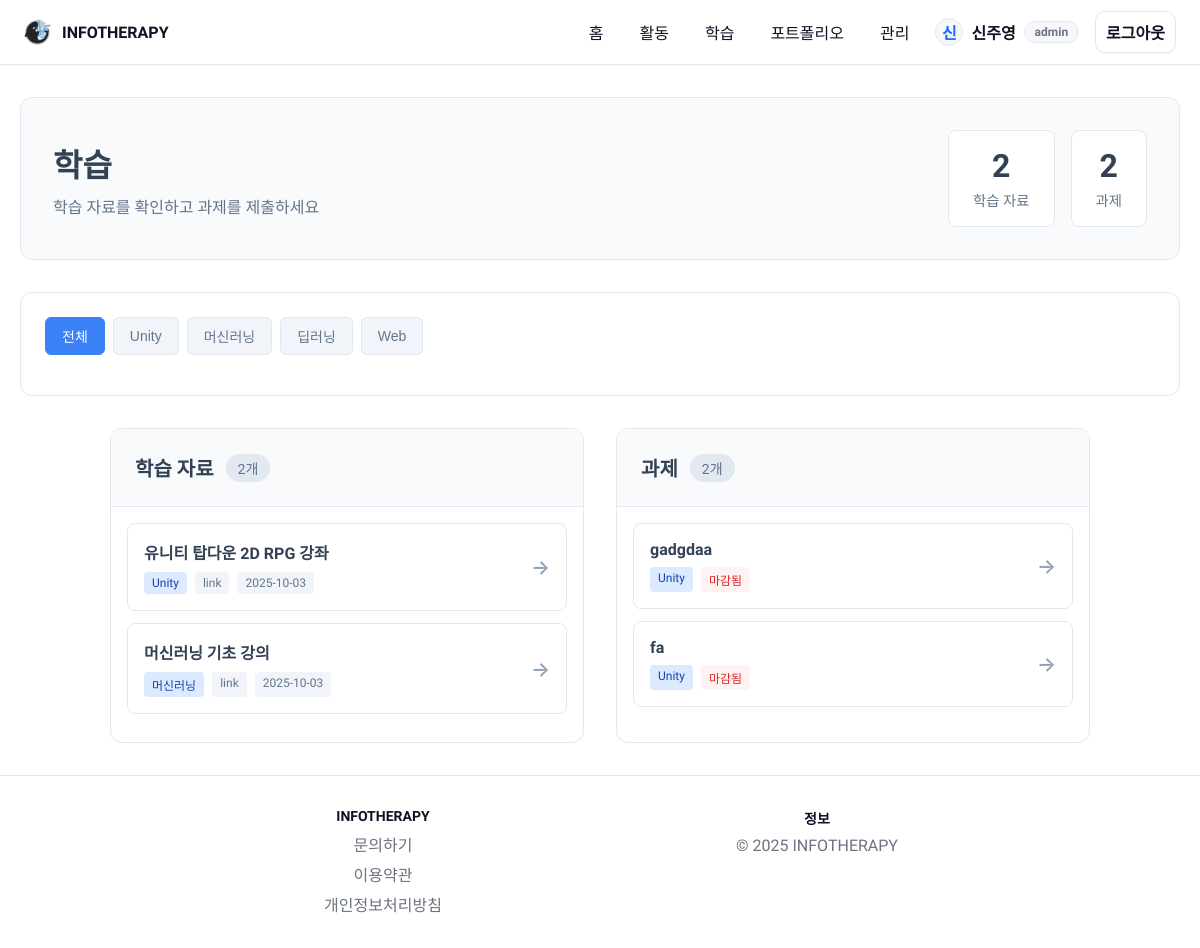
Screenshot of /learn (signed in) with the database file from the repository.
### tables this page shows
CREATE TABLE materials (
              id INTEGER PRIMARY KEY AUTOINCREMENT,
              title TEXT NOT NULL,
              type TEXT,
              category TEXT,
              date TEXT,
              content TEXT
            );

CREATE TABLE assignments (
              id INTEGER PRIMARY KEY AUTOINCREMENT,
              title TEXT NOT NULL,
              due TEXT,
              description TEXT,
              category TEXT
            , file_path TEXT, file_paths TEXT DEFAULT '[]');

### app.py (the view, shortened to what this page needs)
    @app.route("/learn")
    def learn():
        with get_db() as cx:
            materials = cx.execute("SELECT id, title, type, category, date, content FROM materials ORDER BY date DESC").fetchall()
            assignments_rows = cx.execute("SELECT id, title, due, description, category, file_path, file_paths FROM assignments ORDER BY id DESC").fetchall()
        def is_overdue(due_str: str) -> bool:
            if not due_str:
                return False
            try:
                from zoneinfo import ZoneInfo
                seoul = ZoneInfo("Asia/Seoul")
                now_local = datetime.now(seoul_tz)
            except Exception:
                seoul = None
                now_local = datetime.now(seoul_tz)
            for fmt in ("%Y-%m-%d %H:%M", "%Y-%m-%d"):
                try:
                    due_dt = datetime.strptime(due_str.strip(), fmt)
                    if fmt == "%Y-%m-%d":
                        due_dt = due_dt.replace(hour=23, minute=59, second=59)
                    if seoul:
                        due_dt = due_dt.replace(tzinfo=seoul)
                    return now_local > due_dt
                except Exception:
                    continue
            return False
        assignments = []
        submission_map = {}
        if session.get("uid"):
            with get_db() as cx:
                rows = cx.execute(
                    "SELECT assignment_title, IFNULL(category,'') AS category, created_at FROM submissions WHERE user_id=?",
                    (session.get("uid"),),
                ).fetchall()
            submission_map = {f"{r['assignment_title']}|{r['category']}": r["created_at"] for r in rows}
        for a in assignments_rows:
            d = dict(a)
            d["overdue"] = is_overdue(d.get("due", ""))
            key = f"{d.get('title')}|{d.get('category') or ''}"
            d["submitted_at"] = submission_map.get(key)
            assignments.append(d)
        user_interests = []
        if session.get("uid"):
            with get_db() as cx:
                user_row = cx.execute("SELECT interests FROM users WHERE id=?", (session.get("uid"),)).fetchone()
                if user_row and user_row['interests']:
                    try:
                        user_interests = json.loads(user_row['interests'])
                    except:
                        user_interests = []
        category_stats = {}
        categories = ['unity', 'ml', 'dl', 'web']
        for category in categories:
            category_assignments = [a for a in assignments if a.get('category') == category]
            total_assignments = len(category_assignments)
            submitted_assignments = [a for a in category_assignments if a.get('submitted_at')]
            submitted_count = len(submitted_assignments)
            submission_rate = (submitted_count / total_assignments * 100) if total_assignments > 0 else 0
        return render_template("learn.html", materials=materials, assignments=assignments, user_interests=user_interests, category_stats=category_stats)

### templates/learn.html (shortened to what this page needs)
{% extends 'base.html' %}
{% block content %}
  <div class="learn-header">
    <div class="learn-title">
      <h1>학습</h1>
      <p>학습 자료를 확인하고 과제를 제출하세요</p>
    </div>
    <div class="learn-stats">
      <div class="stat-card">
        <div class="stat-number" id="materials-count">{{ materials|length }}</div>
        <div class="stat-label">학습 자료</div>
      </div>
      <div class="stat-card">
        <div class="stat-number" id="assignments-count">{{ assignments|length }}</div>
        <div class="stat-label">과제</div>
      </div>
    </div>
  </div>
  <div class="category-filter">
    <div class="filter-buttons" id="cat-toggle">
      <button class="filter-chip active" data-cat="all">전체</button>
    </div>
  </div>
  <div class="learn-grid">
    <div class="learn-section">
      <div class="section-header">
        <div class="section-title">
          <h2>학습 자료</h2>
          <span class="section-count" id="materials-section-count">{{ materials|length }}개</span>
        </div>
      </div>
      <div class="learn-list" id="materials">
        {% for m in materials %}
          <a class="learn-item" data-category="{{ m.category }}" href="{{ url_for('material_detail', item_id=m['id'] if m['id'] is defined else loop.index) }}">
            <div class="item-content">
              <div class="item-title">{{ m.title }}</div>
              <div class="item-meta">
                <span class="category-badge">{{ m.category | category_display }}</span>
                <span class="type-badge">{{ m.type }}</span>
                <span class="date-badge">{{ m.date }}</span>
              </div>
            </div>
            <div class="item-arrow">→</div>
          </a>
        {% endfor %}
      </div>
    </div>
    <div class="learn-section">
      <div class="section-header">
        <div class="section-title">
          <h2>과제</h2>
          <span class="section-count" id="assignments-section-count">{{ assignments|length }}개</span>
        </div>
      </div>
      <div class="learn-list" id="assignments">
        {% for a in assignments %}
          {% set key = a.title ~ '|' ~ (a.category or '') %}
          <a class="learn-item" data-category="{{ a.category }}" href="{{ url_for('assignment_detail', item_id=a['id'] if a['id'] is defined else loop.index) }}">
            <div class="item-content">
              <div class="item-title">{{ a.title }}</div>
              <div class="item-meta">
                <span class="category-badge">{{ a.category | category_display }}</span>
                {% if session.get('uid') %}
                  {% if a.submitted_at %}
                    <span class="status-badge submitted">제출 완료</span>
                  {% elif a.overdue %}
                    <span class="status-badge overdue">마감됨</span>
                  {% else %}
                    <span class="due-badge">마감 {{ a.due | short_dt }}</span>
                  {% endif %}
                {% else %}
                  <span class="due-badge">마감 {{ a.due | short_dt }}</span>
                {% endif %}
              </div>
            </div>
            <div class="item-arrow">→</div>
          </a>
        {% endfor %}
      </div>
    </div>
  </div>
{% endblock %}

### static/css/main.css (style rules this page uses)
:root { --bg: #ffffff; --text: #0b1221; --muted: #6b7280; --primary: #1b64ff; --primary-600: #1553d6; --surface: #f6f7fb; --border: #e5e7eb; }
* { box-sizing: border-box; }
html, body { height: 100%; }
body { margin: 0; font-family: "Pretendard", -apple-system, BlinkMacSystemFont, "Segoe UI", Roboto, Oxygen, Ubuntu, Cantarell, "Fira Sans", "Droid Sans", "Helvetica Neue", Arial, "Apple Color Emoji", "Segoe UI Emoji"; color: var(--text); background: var(--bg); -webkit-font-smoothing: antialiased; -moz-osx-font-smoothing: grayscale; overflow-x: hidden; }
html { scrollbar-width: none; }
body { display: flex; flex-direction: column; min-height: 100vh; }
.learn-grid { max-width: 980px; margin: 0 auto; }

### templates/learn.html (style rules this page uses)
.learn-header { background: #f8fafc; border: 1px solid #e2e8f0; color: #334155; padding: 2rem; border-radius: 12px; margin-bottom: 2rem; display: flex; justify-content: space-between; align-items: center; }
.learn-title h1 { margin: 0 0 0.5rem 0; font-size: 2rem; font-weight: 700; }
.learn-title p { margin: 0; color: #64748b; font-size: 1rem; }
.learn-stats { display: flex; gap: 1rem; }
.stat-label { font-size: 0.75rem; color: #64748b; margin-top: 0.25rem; }
.stat-card { background: white; border: 1px solid #e2e8f0; padding: 1rem 1.5rem; border-radius: 8px; text-align: center; }
.stat-number { font-size: 2rem; font-weight: 700; margin-bottom: 0.25rem; }
.stat-label { font-size: 0.9rem; color: #64748b; }
.category-filter { background: white; border: 1px solid #e2e8f0; border-radius: 12px; padding: 1.5rem; margin-bottom: 2rem; }
.filter-buttons { display: flex; gap: 0.5rem; flex-wrap: wrap; margin-bottom: 1rem; }
.filter-chip { background: #f1f5f9; color: #64748b; border: 1px solid #e2e8f0; padding: 0.5rem 1rem; border-radius: 6px; font-size: 0.875rem; font-weight: 500; cursor: pointer; transition: all 0.2s ease; }
.filter-chip.active { background: #3b82f6; color: white; border-color: #3b82f6; }
.learn-grid { display: grid; grid-template-columns: 1fr 1fr; gap: 2rem; }
.learn-section { background: white; border: 1px solid #e2e8f0; border-radius: 12px; overflow: hidden; }
.section-header { padding: 1.5rem; border-bottom: 1px solid #e2e8f0; display: flex; justify-content: space-between; align-items: center; background: #f8fafc; }
.section-title { display: flex; align-items: center; gap: 0.75rem; }
.section-title h2 { margin: 0; font-size: 1.25rem; font-weight: 600; color: #334155; }
.section-count { background: #e2e8f0; color: #64748b; padding: 0.25rem 0.75rem; border-radius: 999px; font-size: 0.875rem; font-weight: 500; }
.learn-list { padding: 1rem; max-height: 600px; overflow-y: auto; }
.learn-item { display: flex; justify-content: space-between; align-items: center; padding: 1rem; border: 1px solid #e2e8f0; border-radius: 8px; margin-bottom: 0.75rem; transition: all 0.2s ease; text-decoration: none; color: inherit; background: white; }
.item-content { flex: 1; }
.item-title { font-weight: 600; color: #334155; margin-bottom: 0.5rem; font-size: 1rem; }
.item-meta { display: flex; gap: 0.5rem; flex-wrap: wrap; }
.category-badge, .type-badge, .date-badge, .due-badge, .status-badge { background: #f1f5f9; color: #64748b; padding: 0.25rem 0.5rem; border-radius: 4px; font-size: 0.75rem; font-weight: 500; }
.category-badge { background: #dbeafe; color: #1e40af; }
.status-badge.overdue { background: #fef2f2; color: #dc2626; }
.item-arrow { color: #94a3b8; font-size: 1.25rem; font-weight: 600; transition: all 0.2s ease; }

### rows the page displays
materials: title "유니티 탑다운 2D RPG 강좌", category|category_display "Unity", type "link", date "2025-10-03"
materials: title "머신러닝 기초 강의", category|category_display "머신러닝", type "link", date "2025-10-03"
assignments: title "gadgdaa", category|category_display "Unity"
assignments: title "fa", category|category_display "Unity"

### other values shown
{{ (session.get('name') or 'U')[:1] }} "신"
{{ session.get('name') or '사용자' }} "신주영"
{{ materials|length }} "2"
{{ assignments|length }} "2"
